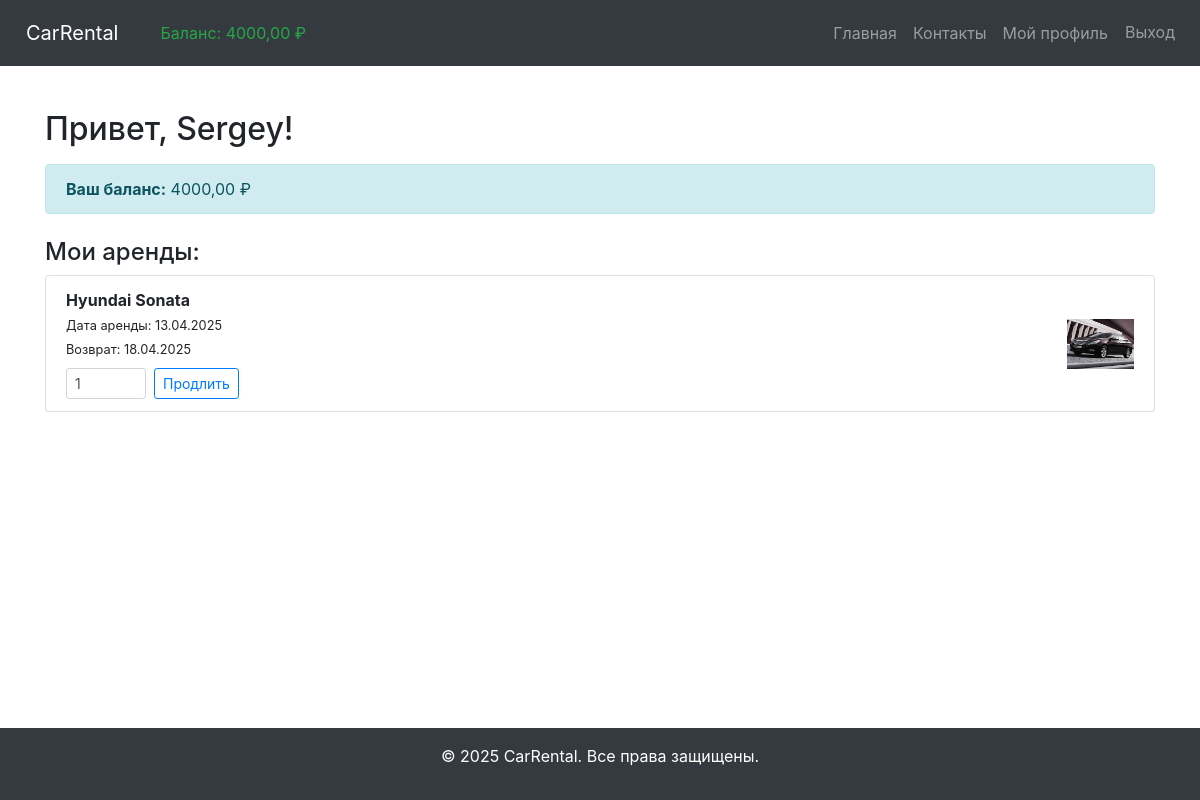
Before: /users/profile/ (signed in) with the older database file.
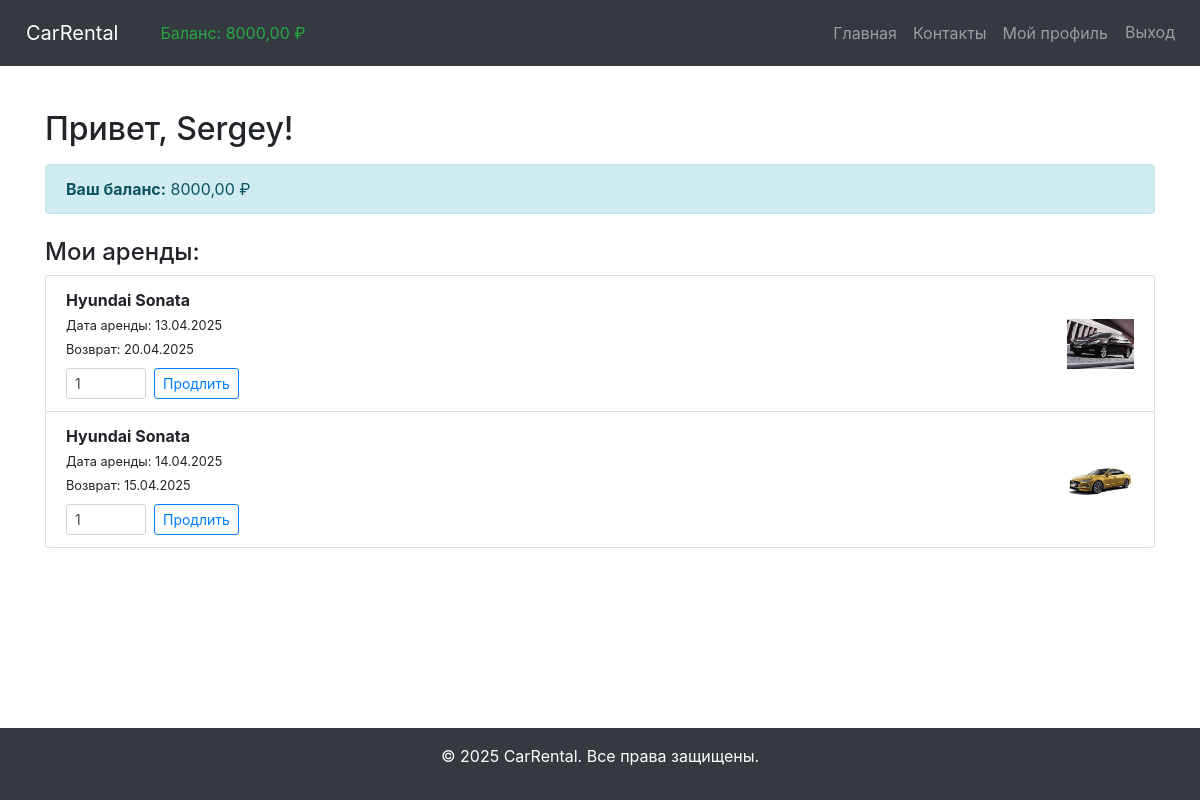
After: the same page with the newer database file.
### users/models.py (models this page shows, shortened)
class CustomUser(AbstractUser):
    phone_number = models.CharField(max_length=20, blank=True)
    birth_date = models.DateField(null=True, blank=True)
    balance = models.DecimalField(max_digits=10, decimal_places=2, default=0.00)

### cars/models.py (models this page shows, shortened)
class Rental(models.Model):
    user = models.ForeignKey(settings.AUTH_USER_MODEL, on_delete=models.CASCADE)
    car = models.ForeignKey('Car', on_delete=models.CASCADE)
    start_date = models.DateField(null=True, blank=True)
    end_date = models.DateField(null=True, blank=True)
    created_at = models.DateTimeField(auto_now_add=True)

class Car(models.Model):
    name = models.CharField(max_length=100)
    description = models.TextField(blank=True)
    price_per_day = models.DecimalField(max_digits=10, decimal_places=2)
    car_types = models.ManyToManyField(CarType)
    year = models.PositiveIntegerField(default=2010)
    available = models.BooleanField(default=True)
    image = models.ImageField(upload_to='cars/', null=True, blank=True)
    created_at = models.DateTimeField(auto_now_add=True)
    status = models.CharField(max_length=20, choices=STATUS_CHOICES, default='Доступен')
    unavailable_until = models.DateField(null=True, blank=True)

### users/views.py (the view)
# urls.py: path('profile/', views.profile, name='profile'),
@login_required
def profile(request):
    if request.user.is_staff:
        users = CustomUser.objects.exclude(id=request.user.id)
        return render(request, 'users/admin_profile.html', {'users': users})
    rentals = Rental.objects.filter(user=request.user)
    today = date.today()  # ← это важная строка
    return render(request, 'users/profile.html', {
        'rentals': rentals,
        'today': today,  # ← обязательно передаём сюда
    })

### templates/users/profile.html (shortened to what this page needs)
{% extends 'base.html' %}
{% block content %}
<h2>Привет, {{ user.username }}!</h2>
<div class="alert alert-info mt-3">
    <strong>Ваш баланс:</strong> {{ user.balance }} ₽
</div>
{% if rentals %}
    <h4 class="mt-4">Мои аренды:</h4>
    <ul class="list-group">
        {% for rental in rentals %}
            <li class="list-group-item d-flex justify-content-between align-items-center">
                <div>
                    <strong>{{ rental.car.name }}</strong><br>
                    <small>Дата аренды: {{ rental.start_date|date:"d.m.Y" }}</small>
                    {% if rental.end_date %}
                        <br><small>Возврат: {{ rental.end_date|date:"d.m.Y" }}</small>
                    {% endif %}
                    {% if rental.end_date and rental.end_date > today %}
                        <form method="post" action="{% url 'cars:extend_rental' rental.id %}" class="mt-2 d-flex align-items-center gap-2">
                            <input type="number" name="extra_days" min="1" value="1" class="form-control form-control-sm" style="width: 80px;" required>
                            <button type="submit" class="btn btn-sm btn-outline-primary">Продлить</button>
                        </form>
                    {% endif %}
                </div>
                {% if rental.car.image %}
                    <img src="{{ rental.car.image.url }}" alt="{{ rental.car.name }}" style="height: 50px;">
                {% endif %}
            </li>
        {% empty %}
            <p>У вас нет арендованных автомобилей.</p>
        {% endfor %}
    </ul>
{% else %}
    <p>Вы пока не арендовали ни одного автомобиля.</p>
{% endif %}
{% endblock %}

### templates/base.html (shortened to what this page needs)
{% load static %}
<!DOCTYPE html>
<html lang="ru">
<head>
    <link rel="stylesheet" href="{% static 'css/style.css' %}">
    <link rel="stylesheet" href="https://cdn.jsdelivr.net/npm/bootstrap@5.3.0/dist/css/bootstrap.min.css">
    <link href="https://stackpath.bootstrapcdn.com/bootstrap/4.5.2/css/bootstrap.min.css" rel="stylesheet">
</head>
<body>
    <div class="wrapper">
        {% include 'includes/header.html' %}
        <div class="content container my-4">
            {% block content %}
            {% endblock %}
        </div>
        {% include 'includes/footer.html' %}
    </div>
</body>
</html>

### templates/includes/header.html (shortened to what this page needs)
<nav class="navbar navbar-expand-lg navbar-dark bg-dark">
    <a class="navbar-brand" href="{% url 'cars:index' %}">CarRental</a>
    <div class="collapse navbar-collapse" id="navbarNav">
        {% if user.is_authenticated %}
            {% if user.is_staff %}
                <span class="nav-link text-success">
                    Администратор
                </span>
            {% else %}
                <span class="nav-link text-success">
                    Баланс: {{ user.balance }} ₽
                </span>
            {% endif %}
        {% endif %}
        <ul class="navbar-nav ml-auto">
            <li class="nav-item">
                <a class="nav-link" href="{% url 'cars:index' %}">Главная</a>
            </li>
            <li class="nav-item">
                <a class="nav-link" href="{% url 'cars:contact' %}">Контакты</a>
            </li>
            {% if user.is_authenticated %}
                <li class="nav-item">
                    <a class="nav-link" href="{% url 'users:profile' %}">Мой профиль</a>
                </li>
                <li class="nav-item">
                    <form action="{% url 'logout' %}" method="post">
                        <button type="submit" class="btn btn-link nav-link">Выход</button>
                    </form>
                </li>
            {% endif %}
        </ul>
    </div>
</nav>

### templates/includes/footer.html
<footer class="bg-dark text-white text-center py-3">
    <p>&copy; 2025 CarRental. Все права защищены.</p>
</footer>

### static/css/style.css (style rules this page uses)
html, body { height: 100%; margin: 0; padding: 0; }
body { display: flex; flex-direction: column; font-family: Arial, sans-serif; }
.wrapper { display: flex; flex-direction: column; min-height: 100vh; }
.content { flex: 1; }
footer { margin-top: auto; background-color: #343a40; color: white; padding: 20px 0; text-align: center; width: 100%; bottom: 0; left: 0; }
.navbar { margin-bottom: 20px; }
.navbar a { color: white; text-decoration: none; padding: 10px; }
form { max-width: 500px; margin: 0 auto; }

Changed rows visible on the page:
changed CustomUser "Sergey": balance "4000,00" → "8000,00"
changed Rental (number 1 of 2 on the later page): end_date "18.04.2025" → "20.04.2025"
added Rental: car.name "Hyundai Sonata", start_date "14.04.2025", end_date "15.04.2025", car.image (picture)
